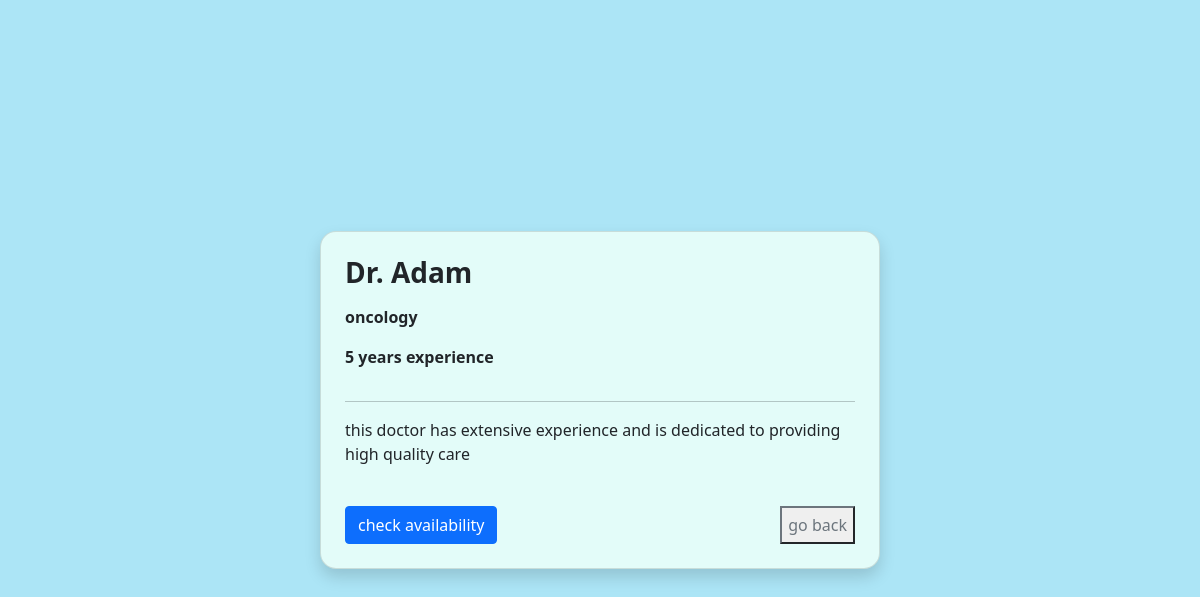
/patient/doctor/1, run on an earlier commit of the app's database.
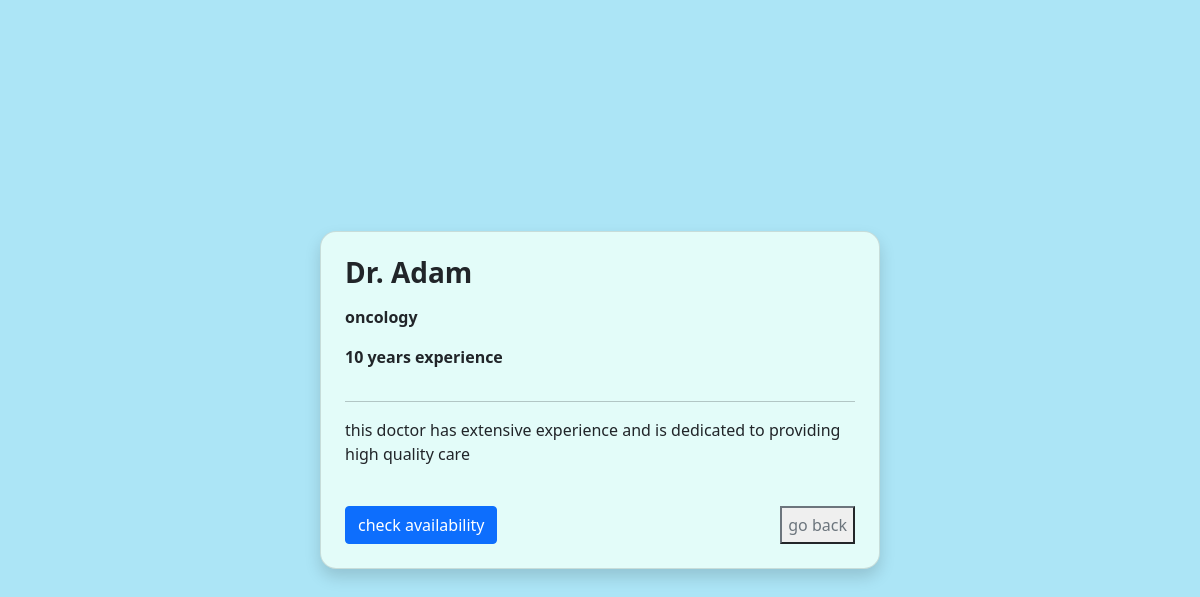
And on a later commit of the database.
### backend/models.py (models this page shows)
class Doctor(db.Model):
    id=db.Column(db.Integer, primary_key=True)
    full_name=db.Column(db.String(100), nullable=False)
    username=db.Column(db.String(50), unique=True, nullable=False)
    email=db.Column(db.String(100), unique=True)
    password=db.Column(db.String(100), nullable=False)
    specialization=db.Column(db.String(100))
    experience=db.Column(db.Integer)
    is_blacklisted=db.Column(db.Boolean, default=False)
    appointments=db.relationship("Appointment", backref="doctor", lazy=True)

### backend/controllers.py (the view)
@patient_bp.route("/doctor/<int:id>")
def about_doctor(id):
    doctor=Doctor.query.get_or_404(id)
    return render_template("about-doc.html", doctor=doctor)

### templates/about-doc.html (shortened to what this page needs)
<!DOCTYPE html>
<html lang="en">
<head>
    <link href="https://cdn.jsdelivr.net/npm/bootstrap@5.0.2/dist/css/bootstrap.min.css" rel="stylesheet">
    <link rel="stylesheet" href="{{ url_for('static', filename='style.css') }}">
</head>
<body class="d-flex justify-content-center align-items-center vh-100">
    <div class="card p-4 shadow" style="width: 35rem; background-color: #e3fcf9">
        <h3 class="fw-bold">{{doctor.full_name}} </h3>
        <p class="mt-2"><strong>{{doctor.specialization}}</strong> </p>
        <p><strong>{{doctor.experience}} years experience</strong> </p>
        <hr>
        <p>this doctor has extensive experience and is dedicated to providing high quality care</p>
        <div class="mt-4 d-flex justify-content-between">
            <a href="{{ url_for('patient.doctor_availability', doctor_id=doctor.id )}}" class="btn btn-primary"> check availability</a>
            <button class="btn-outline-secondary"> go back </button>
        </div>
    </div>
<body>
</body>
</html>

What changed in the data, as far as the page shows it:
changed Doctor "Dr. Adam": experience "5" → "10"
